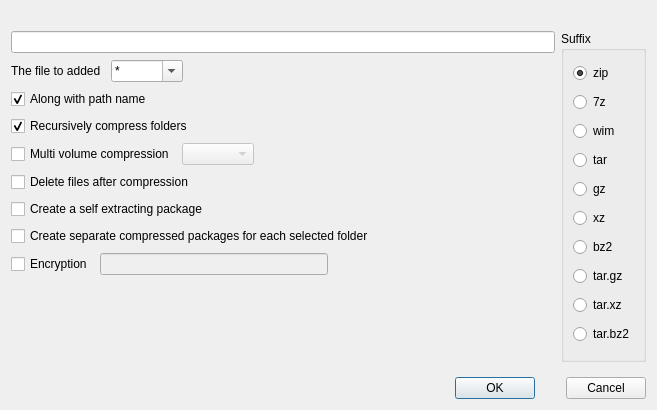
<?xml version="1.0" encoding="UTF-8"?>
<ui version="4.0">
 <class>CompressConfirmDialog</class>
 <widget class="QDialog" name="CompressConfirmDialog">
  <property name="geometry">
   <rect>
    <x>0</x>
    <y>0</y>
    <width>657</width>
    <height>410</height>
   </rect>
  </property>
  <property name="sizePolicy">
   <sizepolicy hsizetype="Preferred" vsizetype="Maximum">
    <horstretch>0</horstretch>
    <verstretch>0</verstretch>
   </sizepolicy>
  </property>
  <property name="windowTitle">
   <string>FlyScp</string>
  </property>
  <layout class="QVBoxLayout" name="verticalLayout_4" stretch="0,1,0">
   <item>
    <layout class="QHBoxLayout" name="horizontalLayout_3">
     <item>
      <widget class="QLabel" name="labelTip">
       <property name="sizePolicy">
        <sizepolicy hsizetype="Preferred" vsizetype="Fixed">
         <horstretch>0</horstretch>
         <verstretch>0</verstretch>
        </sizepolicy>
       </property>
       <property name="text">
        <string/>
       </property>
      </widget>
     </item>
    </layout>
   </item>
   <item>
    <layout class="QHBoxLayout" name="horizontalLayout">
     <item>
      <layout class="QVBoxLayout" name="verticalLayout_3" stretch="0,0">
       <property name="spacing">
        <number>7</number>
       </property>
       <item>
        <widget class="QLineEdit" name="lineEditFileName"/>
       </item>
       <item>
        <layout class="QVBoxLayout" name="verticalLayout_2">
         <property name="spacing">
          <number>7</number>
         </property>
         <item>
          <layout class="QHBoxLayout" name="horizontalLayout_6">
           <property name="topMargin">
            <number>0</number>
           </property>
           <item>
            <widget class="QLabel" name="label">
             <property name="text">
              <string>The file to added </string>
             </property>
            </widget>
           </item>
           <item>
            <widget class="QComboBox" name="comboBoxFilter">
             <property name="editable">
              <bool>true</bool>
             </property>
             <property name="currentText">
              <string>*</string>
             </property>
            </widget>
           </item>
           <item>
            <spacer name="horizontalSpacer_4">
             <property name="orientation">
              <enum>Qt::Horizontal</enum>
             </property>
             <property name="sizeHint" stdset="0">
              <size>
               <width>40</width>
               <height>20</height>
              </size>
             </property>
            </spacer>
           </item>
          </layout>
         </item>
         <item>
          <widget class="QCheckBox" name="cbAlongPath">
           <property name="text">
            <string>Along with path name</string>
           </property>
           <property name="checked">
            <bool>true</bool>
           </property>
          </widget>
         </item>
         <item>
          <widget class="QCheckBox" name="cbRecursively">
           <property name="text">
            <string>Recursively compress folders</string>
           </property>
           <property name="checked">
            <bool>true</bool>
           </property>
          </widget>
         </item>
         <item>
          <layout class="QHBoxLayout" name="horizontalLayout_5">
           <property name="topMargin">
            <number>0</number>
           </property>
           <item>
            <widget class="QCheckBox" name="cbMultiVolume">
             <property name="text">
              <string>Multi volume compression</string>
             </property>
            </widget>
           </item>
           <item>
            <widget class="QComboBox" name="comboBoxVolumeSize">
             <property name="enabled">
              <bool>false</bool>
             </property>
            </widget>
           </item>
           <item>
            <spacer name="horizontalSpacer_3">
             <property name="orientation">
              <enum>Qt::Horizontal</enum>
             </property>
             <property name="sizeHint" stdset="0">
              <size>
               <width>40</width>
               <height>20</height>
              </size>
             </property>
            </spacer>
           </item>
          </layout>
         </item>
         <item>
          <widget class="QCheckBox" name="cbMoveCompress">
           <property name="text">
            <string>Delete files after compression</string>
           </property>
          </widget>
         </item>
         <item>
          <widget class="QCheckBox" name="cbCreateSFX">
           <property name="text">
            <string>Create a self extracting package</string>
           </property>
          </widget>
         </item>
         <item>
          <widget class="QCheckBox" name="cbCompressSingle">
           <property name="text">
            <string>Create separate compressed packages for each selected folder</string>
           </property>
          </widget>
         </item>
         <item>
          <layout class="QHBoxLayout" name="horizontalLayout_4">
           <property name="leftMargin">
            <number>0</number>
           </property>
           <property name="topMargin">
            <number>0</number>
           </property>
           <item>
            <widget class="QCheckBox" name="cbEncryption">
             <property name="text">
              <string>Encryption</string>
             </property>
            </widget>
           </item>
           <item>
            <widget class="QLineEdit" name="lineEditPassword">
             <property name="enabled">
              <bool>false</bool>
             </property>
             <property name="text">
              <string/>
             </property>
             <property name="echoMode">
              <enum>QLineEdit::Password</enum>
             </property>
            </widget>
           </item>
           <item>
            <spacer name="horizontalSpacer_2">
             <property name="orientation">
              <enum>Qt::Horizontal</enum>
             </property>
             <property name="sizeHint" stdset="0">
              <size>
               <width>40</width>
               <height>20</height>
              </size>
             </property>
            </spacer>
           </item>
          </layout>
         </item>
         <item>
          <spacer name="verticalSpacer">
           <property name="orientation">
            <enum>Qt::Vertical</enum>
           </property>
           <property name="sizeHint" stdset="0">
            <size>
             <width>20</width>
             <height>40</height>
            </size>
           </property>
          </spacer>
         </item>
        </layout>
       </item>
      </layout>
     </item>
     <item>
      <widget class="QGroupBox" name="groupBox">
       <property name="sizePolicy">
        <sizepolicy hsizetype="Preferred" vsizetype="Expanding">
         <horstretch>0</horstretch>
         <verstretch>0</verstretch>
        </sizepolicy>
       </property>
       <property name="title">
        <string>Suffix</string>
       </property>
       <layout class="QVBoxLayout" name="verticalLayout">
        <item>
         <widget class="QRadioButton" name="rbZip">
          <property name="text">
           <string>zip</string>
          </property>
          <property name="checked">
           <bool>true</bool>
          </property>
         </widget>
        </item>
        <item>
         <widget class="QRadioButton" name="rb7z">
          <property name="text">
           <string>7z</string>
          </property>
         </widget>
        </item>
        <item>
         <widget class="QRadioButton" name="rbWim">
          <property name="text">
           <string>wim</string>
          </property>
         </widget>
        </item>
        <item>
         <widget class="QRadioButton" name="rbTar">
          <property name="text">
           <string>tar</string>
          </property>
         </widget>
        </item>
        <item>
         <widget class="QRadioButton" name="rbGZ">
          <property name="text">
           <string>gz</string>
          </property>
         </widget>
        </item>
        <item>
         <widget class="QRadioButton" name="rbXZ">
          <property name="text">
           <string>xz</string>
          </property>
         </widget>
        </item>
        <item>
         <widget class="QRadioButton" name="rbBZ2">
          <property name="text">
           <string>bz2</string>
          </property>
         </widget>
        </item>
        <item>
         <widget class="QRadioButton" name="rbTarGz">
          <property name="text">
           <string>tar.gz</string>
          </property>
         </widget>
        </item>
        <item>
         <widget class="QRadioButton" name="rbTarXz">
          <property name="text">
           <string>tar.xz</string>
          </property>
         </widget>
        </item>
        <item>
         <widget class="QRadioButton" name="rbTarBz2">
          <property name="text">
           <string>tar.bz2</string>
          </property>
         </widget>
        </item>
       </layout>
      </widget>
     </item>
    </layout>
   </item>
   <item>
    <layout class="QHBoxLayout" name="horizontalLayout_2">
     <property name="spacing">
      <number>31</number>
     </property>
     <property name="topMargin">
      <number>9</number>
     </property>
     <item>
      <spacer name="horizontalSpacer">
       <property name="orientation">
        <enum>Qt::Horizontal</enum>
       </property>
       <property name="sizeHint" stdset="0">
        <size>
         <width>40</width>
         <height>20</height>
        </size>
       </property>
      </spacer>
     </item>
     <item>
      <widget class="QPushButton" name="pushButton">
       <property name="sizePolicy">
        <sizepolicy hsizetype="Minimum" vsizetype="Fixed">
         <horstretch>0</horstretch>
         <verstretch>0</verstretch>
        </sizepolicy>
       </property>
       <property name="text">
        <string>OK</string>
       </property>
      </widget>
     </item>
     <item>
      <widget class="QPushButton" name="pushButton_2">
       <property name="sizePolicy">
        <sizepolicy hsizetype="Minimum" vsizetype="Fixed">
         <horstretch>0</horstretch>
         <verstretch>0</verstretch>
        </sizepolicy>
       </property>
       <property name="text">
        <string>Cancel</string>
       </property>
      </widget>
     </item>
    </layout>
   </item>
  </layout>
 </widget>
 <resources/>
 <connections>
  <connection>
   <sender>pushButton</sender>
   <signal>clicked()</signal>
   <receiver>CompressConfirmDialog</receiver>
   <slot>accept()</slot>
   <hints>
    <hint type="sourcelabel">
     <x>527</x>
     <y>292</y>
    </hint>
    <hint type="destinationlabel">
     <x>127</x>
     <y>243</y>
    </hint>
   </hints>
  </connection>
  <connection>
   <sender>pushButton_2</sender>
   <signal>clicked()</signal>
   <receiver>CompressConfirmDialog</receiver>
   <slot>reject()</slot>
   <hints>
    <hint type="sourcelabel">
     <x>638</x>
     <y>292</y>
    </hint>
    <hint type="destinationlabel">
     <x>223</x>
     <y>251</y>
    </hint>
   </hints>
  </connection>
  <connection>
   <sender>cbMultiVolume</sender>
   <signal>clicked(bool)</signal>
   <receiver>comboBoxVolumeSize</receiver>
   <slot>setEnabled(bool)</slot>
   <hints>
    <hint type="sourcelabel">
     <x>86</x>
     <y>123</y>
    </hint>
    <hint type="destinationlabel">
     <x>213</x>
     <y>130</y>
    </hint>
   </hints>
  </connection>
  <connection>
   <sender>cbEncryption</sender>
   <signal>clicked(bool)</signal>
   <receiver>lineEditPassword</receiver>
   <slot>setEnabled(bool)</slot>
   <hints>
    <hint type="sourcelabel">
     <x>42</x>
     <y>232</y>
    </hint>
    <hint type="destinationlabel">
     <x>163</x>
     <y>228</y>
    </hint>
   </hints>
  </connection>
 </connections>
</ui>
